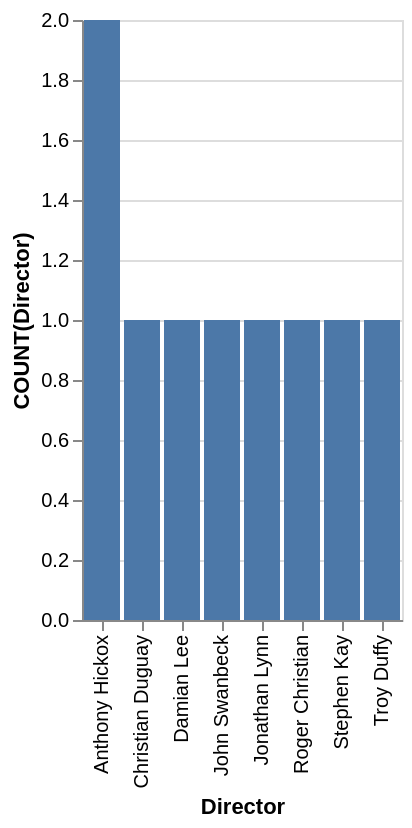

Describe this chart as a Vega-Lite specification.
### Vega-Lite specification from a JSON file in a GitHub repository (floating-point values rounded to 4 significant figures)
{"data": {"values": [{"x_data": "Anthony Hickox", "y_data": 2}, {"x_data": "Christian Duguay", "y_data": 1}, {"x_data": "Damian Lee", "y_data": 1}, {"x_data": "John Swanbeck", "y_data": 1}, {"x_data": "Jonathan Lynn", "y_data": 1}, {"x_data": "Roger Christian", "y_data": 1}, {"x_data": "Stephen Kay", "y_data": 1}, {"x_data": "Troy Duffy", "y_data": 1}]}, "mark": "bar", "encoding": {"x": {"field": "x_data", "type": "nominal", "title": "Director", "sort": "ascending"}, "y": {"field": "y_data", "type": "quantitative", "title": "COUNT(Director)"}}}
